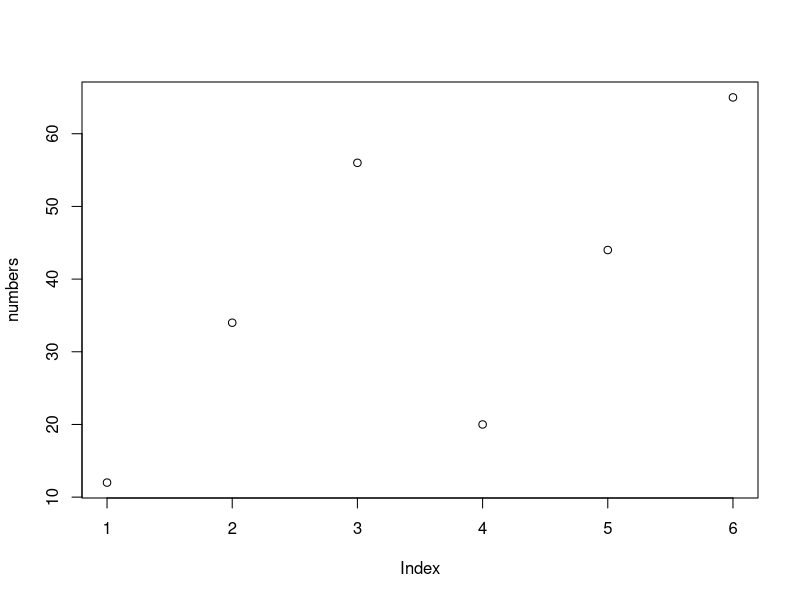

This chart was generated by the following R code:
image_path = "/Users/awells/Desktop/Dixon Lab/websites/commandsapp/app/assets/images/sample.png"
numbers <- c(12,34,56,20,44,65)
png(filename=image_path)
plot(numbers)
dev.off()